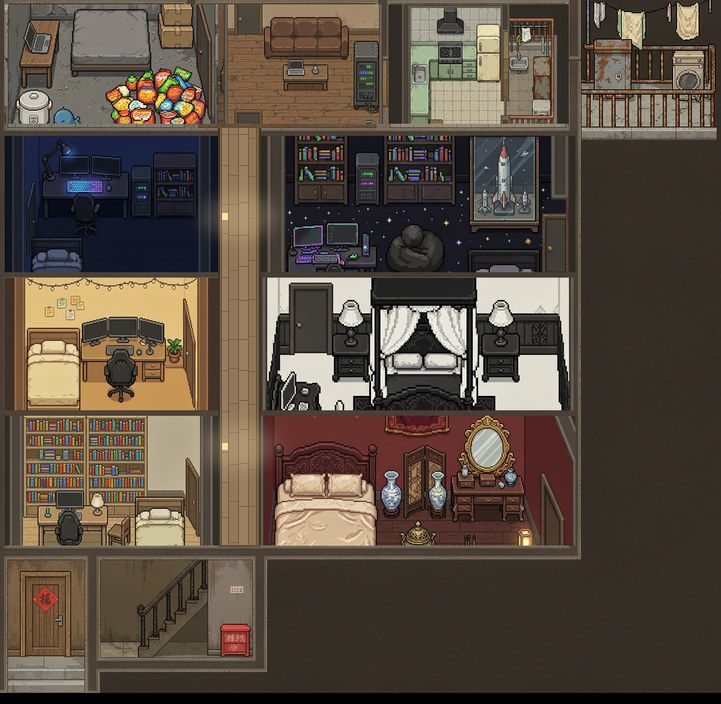
#> input picture assets/apartment.png, 721 x 704 px
$ python preview_corridor.py
#> lines starting #> are read from the running program, lines starting #| are printed output that depends on the picture
#!/usr/bin/env python3
"""走廊预览 C：暖木地板、不从客厅穿过、不加"像墙"的门槛横条、不接楼梯。"""
import os
from PIL import Image, ImageDraw, ImageFilter

ROOT = os.path.dirname(os.path.dirname(os.path.abspath(__file__)))
SRC = os.path.join(ROOT, 'assets', 'apartment.png')
OUT = os.path.join(ROOT, 'assets', 'apartment.png')   # 正式写入（备份见 apartment_before_corridor.png）
S = 0.55
CX0, CX1 = int(397 * S), int(474 * S)     # 走廊宽度
CY0, CY1 = 126, 546                       # 从客厅下方开始，到最下面一排房间

apt = Image.open(SRC).convert('RGB')
#> apt is the input picture: PIL image 721x704 RGB; mean R, G, B 88.4, 77, 65.1
d = ImageDraw.Draw(apt)
w, h = CX1 - CX0, CY1 - CY0

# 暖木地板：程序化木条（竖条 + 错缝），不要横纹
import random
random.seed(7)
floor = Image.new('RGB', (w, h), (150, 120, 86))
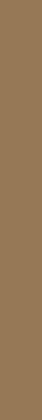
#> floor: PIL image 42x420 RGB; mean R, G, B 150, 120, 86
fd = ImageDraw.Draw(floor)
plank = 10
for i in range(0, w, plank):
    base = 150 + random.randint(-8, 8)
    fd.rectangle([i, 0, i + plank - 1, h], fill=(base, base - 26, base - 58))
    fd.line([i, 0, i, h], fill=(112, 90, 64))
# 错缝：每列在不同高度断开
for i in range(0, w, plank):
    y = random.randint(0, 12)
    while y < h:
        fd.line([i, y, i + plank - 1, y], fill=(124, 100, 72))
        y += random.randint(28, 44)
apt.paste(floor, (CX0, CY0))
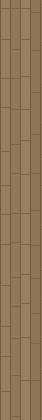
#> floor: PIL image 42x420 RGB; mean R, G, B 143.7, 118.2, 87

# 两侧细墙线（1px）+ 极轻的内阴影
d.rectangle([CX0, CY0, CX0 + 1, CY1], fill=(64, 52, 38))
d.rectangle([CX1 - 1, CY0, CX1, CY1], fill=(64, 52, 38))
for i in range(2):
    c = (120 - i * 20, 100 - i * 16, 74 - i * 14)
    d.rectangle([CX0 + 2 + i, CY0, CX0 + 2 + i, CY1], fill=c)
    d.rectangle([CX1 - 3 - i, CY0, CX1 - 3 - i, CY1], fill=c)

# 两端收口（上下各一条细边，不是门槛横条）
d.rectangle([CX0, CY0, CX1, CY0 + 1], fill=(96, 80, 58))
d.rectangle([CX0, CY1 - 1, CX1, CY1], fill=(96, 80, 58))

# 两盏壁灯 + 柔和暖光
glow = Image.new('L', apt.size, 0)
#> glow: PIL image 721x704 L; every value is 0
gd = ImageDraw.Draw(glow)
for ly in (CY0 + 90, CY1 - 100):
    d.rectangle([CX0 + 4, ly - 3, CX0 + 9, ly + 3], fill=(255, 222, 156))
    gd.ellipse([CX0 - 16, ly - 22, CX1 + 16, ly + 22], fill=55)
glow = glow.filter(ImageFilter.GaussianBlur(8))
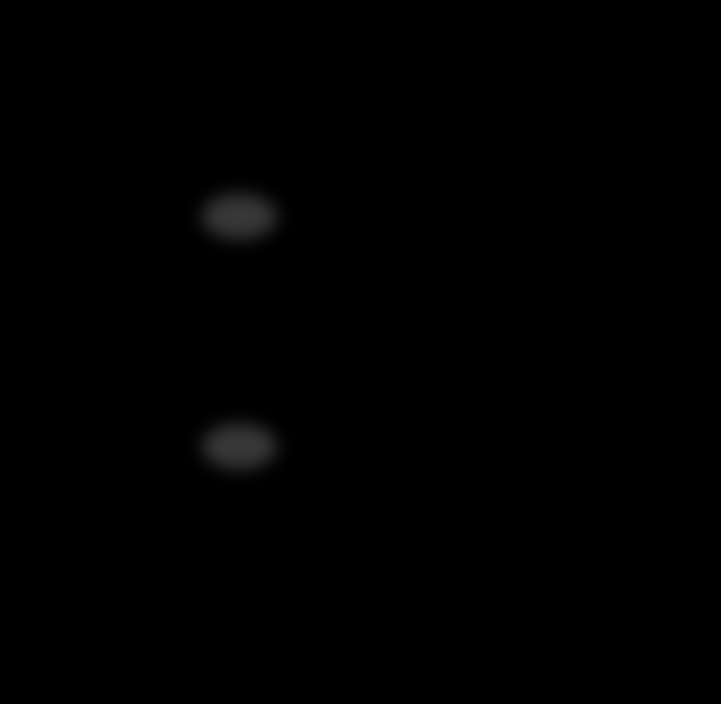
#> glow: PIL image 721x704 L; min 0, max 55, mean 0.6
apt = Image.composite(Image.new('RGB', apt.size, (255, 230, 182)), apt, glow)
apt.save(OUT)
print('saved', OUT)

$ run again, with assets/station.png copied over assets/apartment.png
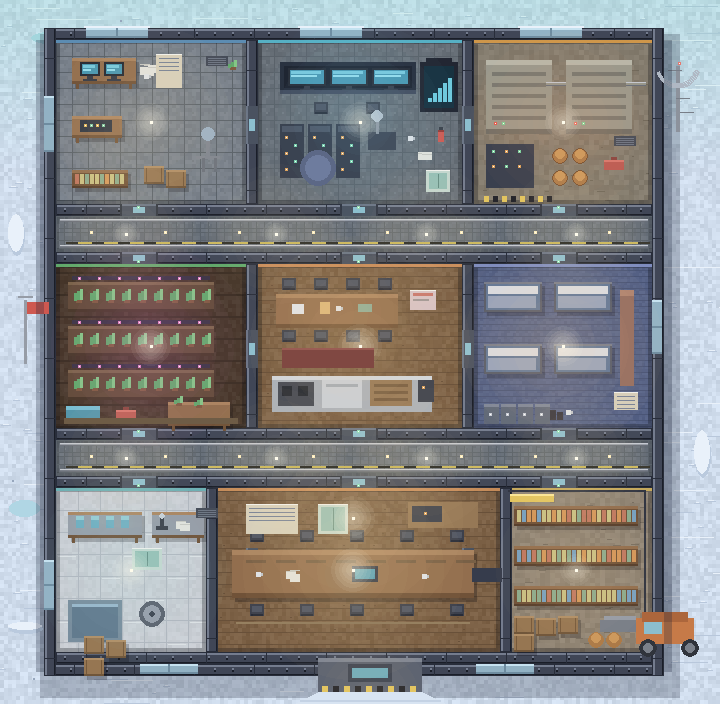
#> input picture assets/station.png, 720 x 704 px
#> apt is the input picture: PIL image 720x704 RGB; mean R, G, B 133.1, 133.1, 133
#> `apt.paste(floor, (CX0, CY0))`:
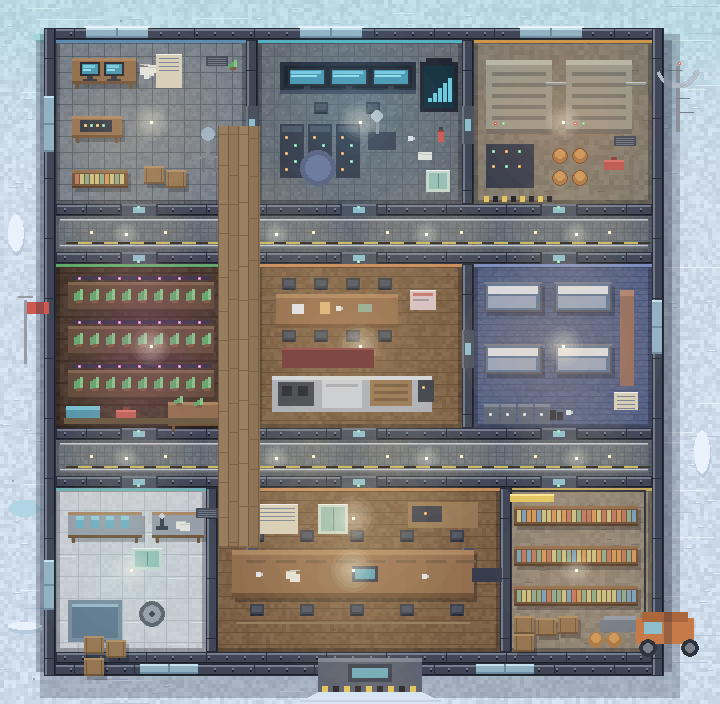
#> apt: PIL image 720x704 RGB; mean R, G, B 134.6, 133.9, 132.9
